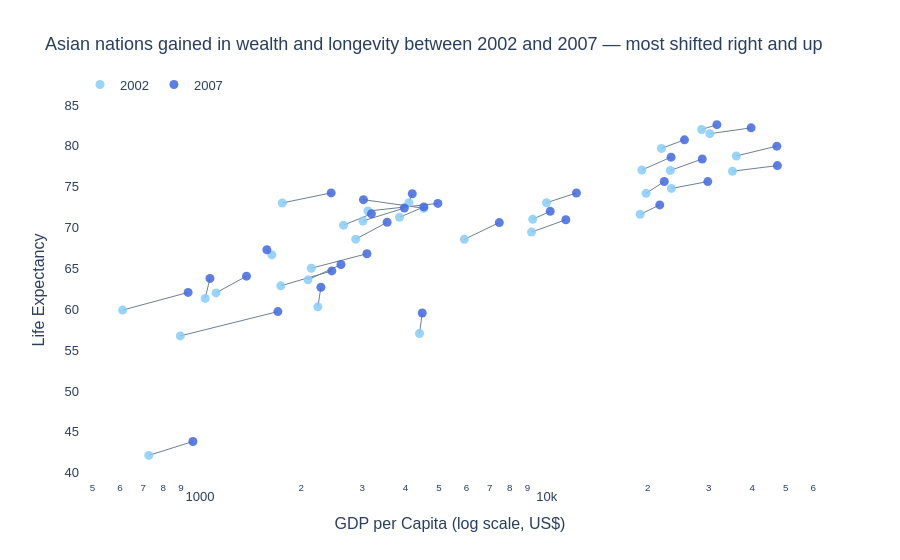

This figure's notebook cell:
### Markdown cell above
### Option 2

### Code cell
# Step 1: prep data
asia = df[(df['continent'] == 'Asia') & (df['year'].isin([2002, 2007]))].copy()
asia['year'] = asia['year'].astype(str)

# Step 2: Plotly Express base chart
fig = px.scatter(
    data_frame=asia,
    x='gdpPercap',
    y='lifeExp',
    color='year',
    hover_name='country',
    hover_data={'year': False, 'lifeExp': ':.1f', 'gdpPercap': ':,.0f'},
    title='Asian nations gained in wealth and longevity between 2002 and 2007 — most shifted right and up',
    labels={'gdpPercap': 'GDP per Capita (log scale, US$)', 'lifeExp': 'Life Expectancy'},
    color_discrete_map={'2002': 'lightskyblue', '2007': 'royalblue'},
    log_x=True,
    height=500,
    template='plotly_white'
)

# Step 3: connector lines, one per country, drawn behind the points
lines = px.line(asia, x='gdpPercap', y='lifeExp', line_group='country')
lines.update_traces(line=dict(color='slategrey', width=1), hoverinfo='skip')

# add the lines to the fig.data
fig.add_traces(lines.data)  
# traces in fig.data data looks now likes this: (scatter 2002, scatter 2007, line Afghanistan, line Bahrain, ..., line Yemen)

# reorder the fig.data traces 
fig.data = fig.data[2:] + fig.data[:2]   

# Step 4: additional customisation
fig.update_traces(marker=dict(size=9, opacity=0.85), selector=dict(mode='markers'))

fig.update_layout(
    font=dict(family='Arial', size=13),
    legend=dict(title='', orientation='h', y=1.08),
    xaxis=dict(showgrid=False),
    yaxis=dict(showgrid=False)
)

fig.show()

### Figure 1 — Plotly figure (JSON) as saved in the notebook; plotly's stock layout.template omitted (floating-point values rounded to 4 significant figures)
{"data": [{"hoverinfo": "skip", "hovertemplate": "country=Afghanistan<br>gdpPercap=%{x}<br>lifeExp=%{y}<extra></extra>", "legendgroup": "", "line": {"color": "slategrey", "dash": "solid", "width": 1}, "marker": {"symbol": "circle"}, "mode": "lines", "name": "", "orientation": "v", "showlegend": false, "type": "scatter", "x": [726.7, 974.6], "xaxis": "x", "y": [42.13, 43.83], "yaxis": "y"}, {"hoverinfo": "skip", "hovertemplate": "country=Bahrain<br>gdpPercap=%{x}<br>lifeExp=%{y}<extra></extra>", "legendgroup": "", "line": {"color": "slategrey", "dash": "solid", "width": 1}, "marker": {"symbol": "circle"}, "mode": "lines", "name": "", "orientation": "v", "showlegend": false, "type": "scatter", "x": [23400.0, 29800.0], "xaxis": "x", "y": [74.8, 75.64], "yaxis": "y"}, {"hoverinfo": "skip", "hovertemplate": "country=Bangladesh<br>gdpPercap=%{x}<br>lifeExp=%{y}<extra></extra>", "legendgroup": "", "line": {"color": "slategrey", "dash": "solid", "width": 1}, "marker": {"symbol": "circle"}, "mode": "lines", "name": "", "orientation": "v", "showlegend": false, "type": "scatter", "x": [1136.0, 1391.0], "xaxis": "x", "y": [62.01, 64.06], "yaxis": "y"}, {"hoverinfo": "skip", "hovertemplate": "country=Cambodia<br>gdpPercap=%{x}<br>lifeExp=%{y}<extra></extra>", "legendgroup": "", "line": {"color": "slategrey", "dash": "solid", "width": 1}, "marker": {"symbol": "circle"}, "mode": "lines", "name": "", "orientation": "v", "showlegend": false, "type": "scatter", "x": [896.2, 1714.0], "xaxis": "x", "y": [56.75, 59.72], "yaxis": "y"}, {"hoverinfo": "skip", "hovertemplate": "country=China<br>gdpPercap=%{x}<br>lifeExp=%{y}<extra></extra>", "legendgroup": "", "line": {"color": "slategrey", "dash": "solid", "width": 1}, "marker": {"symbol": "circle"}, "mode": "lines", "name": "", "orientation": "v", "showlegend": false, "type": "scatter", "x": [3119.0, 4959.0], "xaxis": "x", "y": [72.03, 72.96], "yaxis": "y"}, {"hoverinfo": "skip", "hovertemplate": "country=Hong Kong, China<br>gdpPercap=%{x}<br>lifeExp=%{y}<extra></extra>", "legendgroup": "", "line": {"color": "slategrey", "dash": "solid", "width": 1}, "marker": {"symbol": "circle"}, "mode": "lines", "name": "", "orientation": "v", "showlegend": false, "type": "scatter", "x": [30210.0, 39720.0], "xaxis": "x", "y": [81.5, 82.21], "yaxis": "y"}, {"hoverinfo": "skip", "hovertemplate": "country=India<br>gdpPercap=%{x}<br>lifeExp=%{y}<extra></extra>", "legendgroup": "", "line": {"color": "slategrey", "dash": "solid", "width": 1}, "marker": {"symbol": "circle"}, "mode": "lines", "name": "", "orientation": "v", "showlegend": false, "type": "scatter", "x": [1747.0, 2452.0], "xaxis": "x", "y": [62.88, 64.7], "yaxis": "y"}, {"hoverinfo": "skip", "hovertemplate": "country=Indonesia<br>gdpPercap=%{x}<br>lifeExp=%{y}<extra></extra>", "legendgroup": "", "line": {"color": "slategrey", "dash": "solid", "width": 1}, "marker": {"symbol": "circle"}, "mode": "lines", "name": "", "orientation": "v", "showlegend": false, "type": "scatter", "x": [2874.0, 3541.0], "xaxis": "x", "y": [68.59, 70.65], "yaxis": "y"}, {"hoverinfo": "skip", "hovertemplate": "country=Iran<br>gdpPercap=%{x}<br>lifeExp=%{y}<extra></extra>", "legendgroup": "", "line": {"color": "slategrey", "dash": "solid", "width": 1}, "marker": {"symbol": "circle"}, "mode": "lines", "name": "", "orientation": "v", "showlegend": false, "type": "scatter", "x": [9241.0, 11610.0], "xaxis": "x", "y": [69.45, 70.96], "yaxis": "y"}, {"hoverinfo": "skip", "hovertemplate": "country=Iraq<br>gdpPercap=%{x}<br>lifeExp=%{y}<extra></extra>", "legendgroup": "", "line": {"color": "slategrey", "dash": "solid", "width": 1}, "marker": {"symbol": "circle"}, "mode": "lines", "name": "", "orientation": "v", "showlegend": false, "type": "scatter", "x": [4391.0, 4471.0], "xaxis": "x", "y": [57.05, 59.55], "yaxis": "y"}, {"hoverinfo": "skip", "hovertemplate": "country=Israel<br>gdpPercap=%{x}<br>lifeExp=%{y}<extra></extra>", "legendgroup": "", "line": {"color": "slategrey", "dash": "solid", "width": 1}, "marker": {"symbol": "circle"}, "mode": "lines", "name": "", "orientation": "v", "showlegend": false, "type": "scatter", "x": [21910.0, 25520.0], "xaxis": "x", "y": [79.7, 80.75], "yaxis": "y"}, {"hoverinfo": "skip", "hovertemplate": "country=Japan<br>gdpPercap=%{x}<br>lifeExp=%{y}<extra></extra>", "legendgroup": "", "line": {"color": "slategrey", "dash": "solid", "width": 1}, "marker": {"symbol": "circle"}, "mode": "lines", "name": "", "orientation": "v", "showlegend": false, "type": "scatter", "x": [28600.0, 31660.0], "xaxis": "x", "y": [82, 82.6], "yaxis": "y"}, {"hoverinfo": "skip", "hovertemplate": "country=Jordan<br>gdpPercap=%{x}<br>lifeExp=%{y}<extra></extra>", "legendgroup": "", "line": {"color": "slategrey", "dash": "solid", "width": 1}, "marker": {"symbol": "circle"}, "mode": "lines", "name": "", "orientation": "v", "showlegend": false, "type": "scatter", "x": [3845.0, 4519.0], "xaxis": "x", "y": [71.26, 72.53], "yaxis": "y"}, {"hoverinfo": "skip", "hovertemplate": "country=Korea, Dem. Rep.<br>gdpPercap=%{x}<br>lifeExp=%{y}<extra></extra>", "legendgroup": "", "line": {"color": "slategrey", "dash": "solid", "width": 1}, "marker": {"symbol": "circle"}, "mode": "lines", "name": "", "orientation": "v", "showlegend": false, "type": "scatter", "x": [1647.0, 1593.0], "xaxis": "x", "y": [66.66, 67.3], "yaxis": "y"}, {"hoverinfo": "skip", "hovertemplate": "country=Korea, Rep.<br>gdpPercap=%{x}<br>lifeExp=%{y}<extra></extra>", "legendgroup": "", "line": {"color": "slategrey", "dash": "solid", "width": 1}, "marker": {"symbol": "circle"}, "mode": "lines", "name": "", "orientation": "v", "showlegend": false, "type": "scatter", "x": [19230.0, 23350.0], "xaxis": "x", "y": [77.05, 78.62], "yaxis": "y"}, {"hoverinfo": "skip", "hovertemplate": "country=Kuwait<br>gdpPercap=%{x}<br>lifeExp=%{y}<extra></extra>", "legendgroup": "", "line": {"color": "slategrey", "dash": "solid", "width": 1}, "marker": {"symbol": "circle"}, "mode": "lines", "name": "", "orientation": "v", "showlegend": false, "type": "scatter", "x": [35110.0, 47310.0], "xaxis": "x", "y": [76.9, 77.59], "yaxis": "y"}, {"hoverinfo": "skip", "hovertemplate": "country=Lebanon<br>gdpPercap=%{x}<br>lifeExp=%{y}<extra></extra>", "legendgroup": "", "line": {"color": "slategrey", "dash": "solid", "width": 1}, "marker": {"symbol": "circle"}, "mode": "lines", "name": "", "orientation": "v", "showlegend": false, "type": "scatter", "x": [9314.0, 10460.0], "xaxis": "x", "y": [71.03, 71.99], "yaxis": "y"}, {"hoverinfo": "skip", "hovertemplate": "country=Malaysia<br>gdpPercap=%{x}<br>lifeExp=%{y}<extra></extra>", "legendgroup": "", "line": {"color": "slategrey", "dash": "solid", "width": 1}, "marker": {"symbol": "circle"}, "mode": "lines", "name": "", "orientation": "v", "showlegend": false, "type": "scatter", "x": [10210.0, 12450.0], "xaxis": "x", "y": [73.04, 74.24], "yaxis": "y"}, {"hoverinfo": "skip", "hovertemplate": "country=Mongolia<br>gdpPercap=%{x}<br>lifeExp=%{y}<extra></extra>", "legendgroup": "", "line": {"color": "slategrey", "dash": "solid", "width": 1}, "marker": {"symbol": "circle"}, "mode": "lines", "name": "", "orientation": "v", "showlegend": false, "type": "scatter", "x": [2141.0, 3096.0], "xaxis": "x", "y": [65.03, 66.8], "yaxis": "y"}, {"hoverinfo": "skip", "hovertemplate": "country=Myanmar<br>gdpPercap=%{x}<br>lifeExp=%{y}<extra></extra>", "legendgroup": "", "line": {"color": "slategrey", "dash": "solid", "width": 1}, "marker": {"symbol": "circle"}, "mode": "lines", "name": "", "orientation": "v", "showlegend": false, "type": "scatter", "x": [611, 944], "xaxis": "x", "y": [59.91, 62.07], "yaxis": "y"}, {"hoverinfo": "skip", "hovertemplate": "country=Nepal<br>gdpPercap=%{x}<br>lifeExp=%{y}<extra></extra>", "legendgroup": "", "line": {"color": "slategrey", "dash": "solid", "width": 1}, "marker": {"symbol": "circle"}, "mode": "lines", "name": "", "orientation": "v", "showlegend": false, "type": "scatter", "x": [1057.0, 1091.0], "xaxis": "x", "y": [61.34, 63.78], "yaxis": "y"}, {"hoverinfo": "skip", "hovertemplate": "country=Oman<br>gdpPercap=%{x}<br>lifeExp=%{y}<extra></extra>", "legendgroup": "", "line": {"color": "slategrey", "dash": "solid", "width": 1}, "marker": {"symbol": "circle"}, "mode": "lines", "name": "", "orientation": "v", "showlegend": false, "type": "scatter", "x": [19770.0, 22320.0], "xaxis": "x", "y": [74.19, 75.64], "yaxis": "y"}, {"hoverinfo": "skip", "hovertemplate": "country=Pakistan<br>gdpPercap=%{x}<br>lifeExp=%{y}<extra></extra>", "legendgroup": "", "line": {"color": "slategrey", "dash": "solid", "width": 1}, "marker": {"symbol": "circle"}, "mode": "lines", "name": "", "orientation": "v", "showlegend": false, "type": "scatter", "x": [2093.0, 2606.0], "xaxis": "x", "y": [63.61, 65.48], "yaxis": "y"}, {"hoverinfo": "skip", "hovertemplate": "country=Philippines<br>gdpPercap=%{x}<br>lifeExp=%{y}<extra></extra>", "legendgroup": "", "line": {"color": "slategrey", "dash": "solid", "width": 1}, "marker": {"symbol": "circle"}, "mode": "lines", "name": "", "orientation": "v", "showlegend": false, "type": "scatter", "x": [2651.0, 3190.0], "xaxis": "x", "y": [70.3, 71.69], "yaxis": "y"}, {"hoverinfo": "skip", "hovertemplate": "country=Saudi Arabia<br>gdpPercap=%{x}<br>lifeExp=%{y}<extra></extra>", "legendgroup": "", "line": {"color": "slategrey", "dash": "solid", "width": 1}, "marker": {"symbol": "circle"}, "mode": "lines", "name": "", "orientation": "v", "showlegend": false, "type": "scatter", "x": [19010.0, 21650.0], "xaxis": "x", "y": [71.63, 72.78], "yaxis": "y"}, {"hoverinfo": "skip", "hovertemplate": "country=Singapore<br>gdpPercap=%{x}<br>lifeExp=%{y}<extra></extra>", "legendgroup": "", "line": {"color": "slategrey", "dash": "solid", "width": 1}, "marker": {"symbol": "circle"}, "mode": "lines", "name": "", "orientation": "v", "showlegend": false, "type": "scatter", "x": [36020.0, 47140.0], "xaxis": "x", "y": [78.77, 79.97], "yaxis": "y"}, {"hoverinfo": "skip", "hovertemplate": "country=Sri Lanka<br>gdpPercap=%{x}<br>lifeExp=%{y}<extra></extra>", "legendgroup": "", "line": {"color": "slategrey", "dash": "solid", "width": 1}, "marker": {"symbol": "circle"}, "mode": "lines", "name": "", "orientation": "v", "showlegend": false, "type": "scatter", "x": [3015.0, 3970.0], "xaxis": "x", "y": [70.81, 72.4], "yaxis": "y"}, {"hoverinfo": "skip", "hovertemplate": "country=Syria<br>gdpPercap=%{x}<br>lifeExp=%{y}<extra></extra>", "legendgroup": "", "line": {"color": "slategrey", "dash": "solid", "width": 1}, "marker": {"symbol": "circle"}, "mode": "lines", "name": "", "orientation": "v", "showlegend": false, "type": "scatter", "x": [4091.0, 4185.0], "xaxis": "x", "y": [73.05, 74.14], "yaxis": "y"}, {"hoverinfo": "skip", "hovertemplate": "country=Taiwan<br>gdpPercap=%{x}<br>lifeExp=%{y}<extra></extra>", "legendgroup": "", "line": {"color": "slategrey", "dash": "solid", "width": 1}, "marker": {"symbol": "circle"}, "mode": "lines", "name": "", "orientation": "v", "showlegend": false, "type": "scatter", "x": [23240.0, 28720.0], "xaxis": "x", "y": [76.99, 78.4], "yaxis": "y"}, {"hoverinfo": "skip", "hovertemplate": "country=Thailand<br>gdpPercap=%{x}<br>lifeExp=%{y}<extra></extra>", "legendgroup": "", "line": {"color": "slategrey", "dash": "solid", "width": 1}, "marker": {"symbol": "circle"}, "mode": "lines", "name": "", "orientation": "v", "showlegend": false, "type": "scatter", "x": [5913.0, 7458.0], "xaxis": "x", "y": [68.56, 70.62], "yaxis": "y"}, {"hoverinfo": "skip", "hovertemplate": "country=Vietnam<br>gdpPercap=%{x}<br>lifeExp=%{y}<extra></extra>", "legendgroup": "", "line": {"color": "slategrey", "dash": "solid", "width": 1}, "marker": {"symbol": "circle"}, "mode": "lines", "name": "", "orientation": "v", "showlegend": false, "type": "scatter", "x": [1764.0, 2442.0], "xaxis": "x", "y": [73.02, 74.25], "yaxis": "y"}, {"hoverinfo": "skip", "hovertemplate": "country=West Bank and Gaza<br>gdpPercap=%{x}<br>lifeExp=%{y}<extra></extra>", "legendgroup": "", "line": {"color": "slategrey", "dash": "solid", "width": 1}, "marker": {"symbol": "circle"}, "mode": "lines", "name": "", "orientation": "v", "showlegend": false, "type": "scatter", "x": [4515.0, 3025.0], "xaxis": "x", "y": [72.37, 73.42], "yaxis": "y"}, {"hoverinfo": "skip", "hovertemplate": "country=Yemen, Rep.<br>gdpPercap=%{x}<br>lifeExp=%{y}<extra></extra>", "legendgroup": "", "line": {"color": "slategrey", "dash": "solid", "width": 1}, "marker": {"symbol": "circle"}, "mode": "lines", "name": "", "orientation": "v", "showlegend": false, "type": "scatter", "x": [2235.0, 2281.0], "xaxis": "x", "y": [60.31, 62.7], "yaxis": "y"}, {"customdata": [["2002"], ["2002"], ["2002"], ["2002"], ["2002"], ["2002"], ["2002"], ["2002"], ["2002"], ["2002"], ["2002"], ["2002"], ["2002"], ["2002"], ["2002"], ["2002"], ["2002"], ["2002"], ["2002"], ["2002"], ["2002"], ["2002"], ["2002"], ["2002"], ["2002"], ["2002"], ["2002"], ["2002"], ["2002"], ["2002"], ["2002"], ["2002"], ["2002"]], "hovertemplate": "<b>%{hovertext}</b><br><br>GDP per Capita (log scale, US$)=%{x:,.0f}<br>Life Expectancy=%{y:.1f}<extra></extra>", "hovertext": ["Afghanistan", "Bahrain", "Bangladesh", "Cambodia", "China", "Hong Kong, China", "India", "Indonesia", "Iran", "Iraq", "Israel", "Japan", "Jordan", "Korea, Dem. Rep.", "Korea, Rep.", "Kuwait", "Lebanon", "Malaysia", "Mongolia", "Myanmar", "Nepal", "Oman", "Pakistan", "Philippines", "Saudi Arabia", "Singapore", "Sri Lanka", "Syria", "Taiwan", "Thailand", "Vietnam", "West Bank and Gaza", "Yemen, Rep."], "legendgroup": "2002", "marker": {"color": "lightskyblue", "opacity": 0.85, "size": 9, "symbol": "circle"}, "mode": "markers", "name": "2002", "orientation": "v", "showlegend": true, "type": "scatter", "x": [726.7, 23400.0, 1136.0, 896.2, 3119.0, 30210.0, 1747.0, 2874.0, 9241.0, 4391.0, 21910.0, 28600.0, 3845.0, 1647.0, 19230.0, 35110.0, 9314.0, 10210.0, 2141.0, 611, 1057.0, 19770.0, 2093.0, 2651.0, 19010.0, 36020.0, 3015.0, 4091.0, 23240.0, 5913.0, 1764.0, 4515.0, 2235.0], "xaxis": "x", "y": [42.13, 74.8, 62.01, 56.75, 72.03, 81.5, 62.88, 68.59, 69.45, 57.05, 79.7, 82, 71.26, 66.66, 77.05, 76.9, 71.03, 73.04, 65.03, 59.91, 61.34, 74.19, 63.61, 70.3, 71.63, 78.77, 70.81, 73.05, 76.99, 68.56, 73.02, 72.37, 60.31], "yaxis": "y"}, {"customdata": [["2007"], ["2007"], ["2007"], ["2007"], ["2007"], ["2007"], ["2007"], ["2007"], ["2007"], ["2007"], ["2007"], ["2007"], ["2007"], ["2007"], ["2007"], ["2007"], ["2007"], ["2007"], ["2007"], ["2007"], ["2007"], ["2007"], ["2007"], ["2007"], ["2007"], ["2007"], ["2007"], ["2007"], ["2007"], ["2007"], ["2007"], ["2007"], ["2007"]], "hovertemplate": "<b>%{hovertext}</b><br><br>GDP per Capita (log scale, US$)=%{x:,.0f}<br>Life Expectancy=%{y:.1f}<extra></extra>", "hovertext": ["Afghanistan", "Bahrain", "Bangladesh", "Cambodia", "China", "Hong Kong, China", "India", "Indonesia", "Iran", "Iraq", "Israel", "Japan", "Jordan", "Korea, Dem. Rep.", "Korea, Rep.", "Kuwait", "Lebanon", "Malaysia", "Mongolia", "Myanmar", "Nepal", "Oman", "Pakistan", "Philippines", "Saudi Arabia", "Singapore", "Sri Lanka", "Syria", "Taiwan", "Thailand", "Vietnam", "West Bank and Gaza", "Yemen, Rep."], "legendgroup": "2007", "marker": {"color": "royalblue", "opacity": 0.85, "size": 9, "symbol": "circle"}, "mode": "markers", "name": "2007", "orientation": "v", "showlegend": true, "type": "scatter", "x": [974.6, 29800.0, 1391.0, 1714.0, 4959.0, 39720.0, 2452.0, 3541.0, 11610.0, 4471.0, 25520.0, 31660.0, 4519.0, 1593.0, 23350.0, 47310.0, 10460.0, 12450.0, 3096.0, 944, 1091.0, 22320.0, 2606.0, 3190.0, 21650.0, 47140.0, 3970.0, 4185.0, 28720.0, 7458.0, 2442.0, 3025.0, 2281.0], "xaxis": "x", "y": [43.83, 75.64, 64.06, 59.72, 72.96, 82.21, 64.7, 70.65, 70.96, 59.55, 80.75, 82.6, 72.53, 67.3, 78.62, 77.59, 71.99, 74.24, 66.8, 62.07, 63.78, 75.64, 65.48, 71.69, 72.78, 79.97, 72.4, 74.14, 78.4, 70.62, 74.25, 73.42, 62.7], "yaxis": "y"}], "layout": {"autosize": true, "font": {"family": "Arial", "size": 13}, "legend": {"orientation": "h", "title": {"text": ""}, "tracegroupgap": 0, "x": 0, "y": 1.08}, "title": {"text": "Asian nations gained in wealth and longevity between 2002 and 2007 — most shifted right and up"}, "xaxis": {"anchor": "y", "autorange": true, "domain": [0, 1], "range": [2.67, 4.791], "showgrid": false, "title": {"text": "GDP per Capita (log scale, US$)"}, "type": "log"}, "yaxis": {"anchor": "x", "autorange": true, "domain": [0, 1], "range": [38.97, 85.77], "showgrid": false, "title": {"text": "Life Expectancy"}, "type": "linear"}}}
